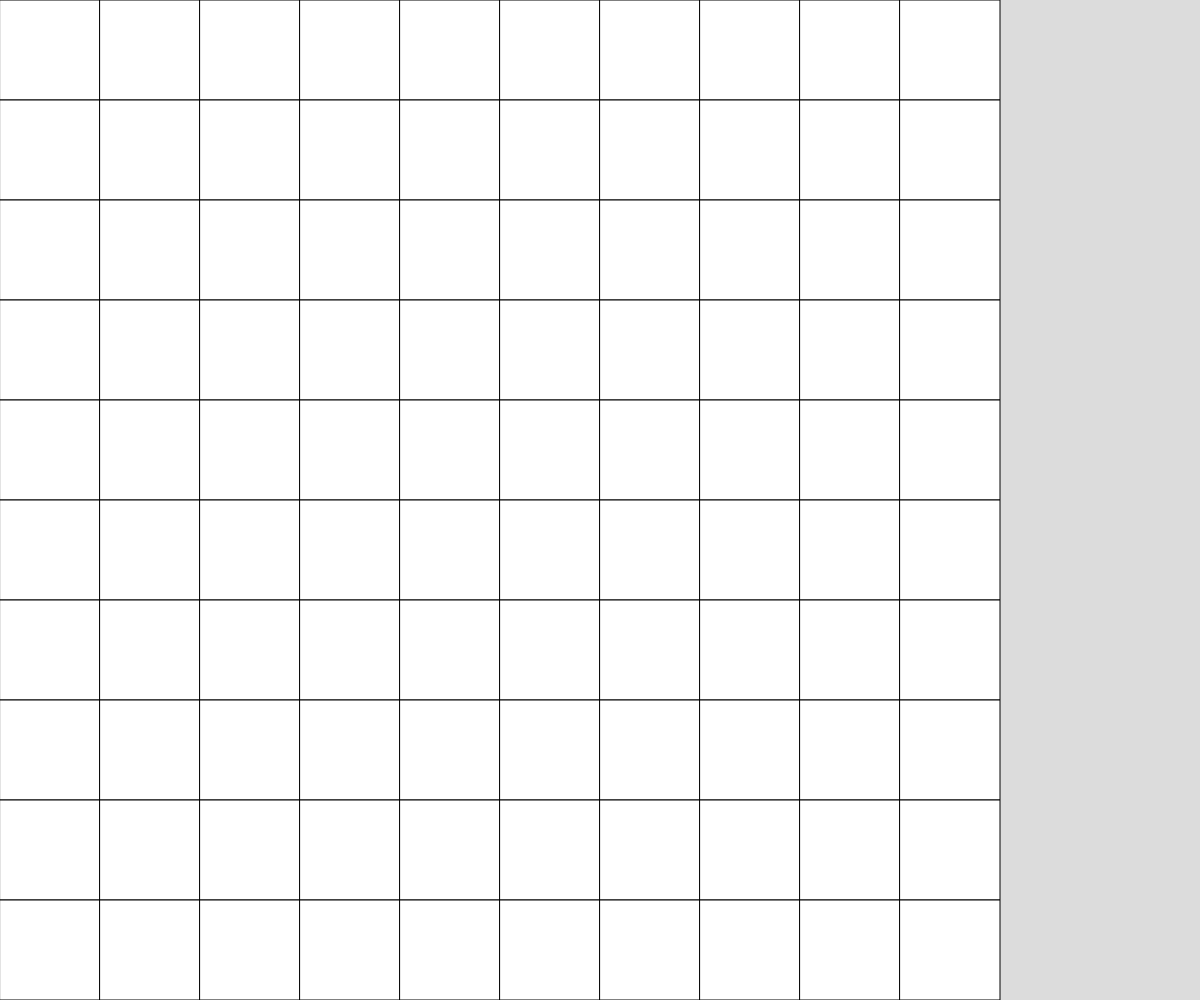
Frame 1 (no input)
Frame 60 (no input): identical to frame 1, image omitted
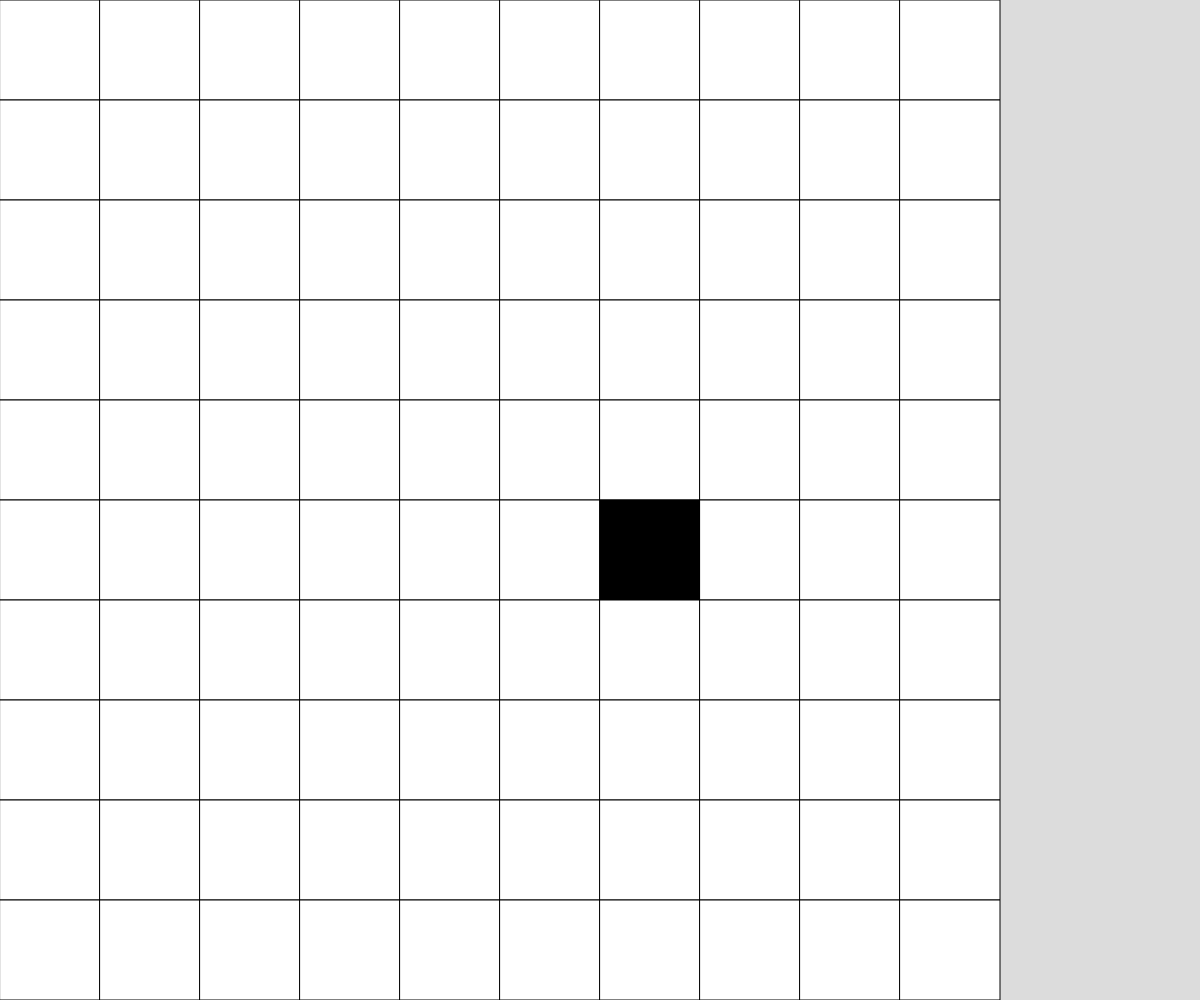
Frame 120 (the mouse pressed at the canvas centre since frame 60)

The p5.js sketch that drew these frames (run headless with seeded random() and noise() and a simulated clock; from frame 60 on, the mouse is pressed at the canvas centre):

// p5.js sketch
// ── sketch.js
let grid;
const GRID_SIZE = 10;
let cellSize;

function setup() {
  createCanvas(windowWidth, windowHeight);
  grid = generateEmptyGrid(GRID_SIZE, GRID_SIZE);

  if (height > width) {
    cellSize = width/GRID_SIZE;
  }
  else {
    cellSize = height/GRID_SIZE;
  }
}

function draw() {
  background(220);
  keyTyped();
  displayGrid();
}

function mousePressed() {
  let y = Math.floor(mouseY/cellSize);
  let x = Math.floor(mouseX/cellSize);

  toggleCell(x, y);   //current cell
  // toggleCell(x, y-1); //north neighbour
  // toggleCell(x, y+1); //south neighbour
  // toggleCell(x+1, y); //east neighbour
  // toggleCell(x-1, y); //west neighbour
}

function toggleCell(x, y) {
  //check that we are within the grid, then toggle
  if (x >= 0 && x < GRID_SIZE && y >= 0 && y < GRID_SIZE) {
    if (grid[y][x] === 0) {
      grid[y][x] = 1;
    }
    else if (grid[y][x] === 1) {
      grid[y][x] = 0;
    }
  }
}

function displayGrid() {
  for (let y = 0; y < GRID_SIZE; y++) {
    for (let x = 0; x < GRID_SIZE; x++) {
      if (grid[y][x] === 0) {
        fill("white");
      }
      else if (grid[y][x] === 1) {
        fill("black");
      }
      rect(x*cellSize, y*cellSize, cellSize, cellSize);
    }
  }
}

function generateRandomGrid(cols, rows) {
  let newGrid = [];
  for (let y = 0; y < rows; y++) {
    newGrid.push([]);
    for (let x = 0; x < cols; x++) {
      if (random(100) < 50) {
        newGrid[y].push(0);
      }
      else {
        newGrid[y].push(1);
      }
    }
  }
  return newGrid;
}

function generateEmptyGrid(cols, rows) {
  let newGrid = [];
  for (let y = 0; y < rows; y++) {
    newGrid.push([]);
    for (let x = 0; x < cols; x++) {
      newGrid[y].push(0);
    }
  }
  return newGrid;
}

function keyTyped() {
  if (key === "r") {
    generateRandomGrid(GRID_SIZE,GRID_SIZE);
  }
  else if (key === "e") {
    generateEmptyGrid(GRID_SIZE,GRID_SIZE);
  }
  else if (key === " ") {
    grid = nextTurn();
  }
}

function nextTurn(){
  let nextGrid = generateEmptyGrid(GRID_SIZE, GRID_SIZE);
  let shift = [-1,0,1];
  // look at every cell
  for (let y = 0; y < GRID_SIZE; y++){
    for (let x = 0; x< GRID_SIZE; x++){
      // count neighbours
      let neighbours = 0;
      // look at all cells around in a 3x3 grid
      for (let shifty of shift){
        for (let shiftx of shift){
          // console.log(x+shiftx >= 0 && x+shiftx < GRID_SIZE && y+shifty >= 0 && y+shifty < GRID_SIZE);
          if (x+shiftx >= 0 && x+shiftx <= GRID_SIZE && y+shifty >= 0 && y+shifty <= GRID_SIZE){
            neighbours += grid[y][x];
          }
        }
      }
      let self =grid[y][x];
      neighbours -= self;
      if (self === 0){
        // new
        if(neighbours === 3){
          nextGrid[y][x] = 1;
        }
      }
      else if (neighbours === 2 || neighbours === 3){
        // stay alive
        nextGrid[y][x] = 1;
      }
      else {
        // die
        nextGrid[y][x] = 0;
      }
    }
  }
}

function checkNeighbour(x,y){
  // detect edge cases
  console.log(x,y,x >= 0 && x < GRID_SIZE && y >= 0 && y < GRID_SIZE);
  if (x >= 0 && x < GRID_SIZE && y >= 0 && y < GRID_SIZE) {
    console.log(grid[y][x]);
    return grid[y][x];
  }
  else{
    return false;
  }
}
